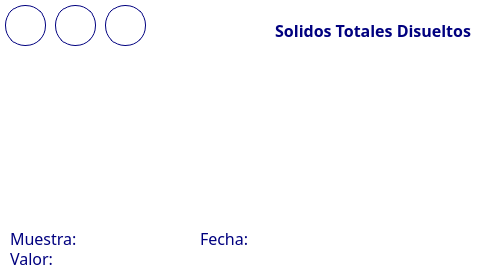
<?xml version="1.0" encoding="UTF-8"?>
<ui version="4.0">
 <class>MainWindow</class>
 <widget class="QMainWindow" name="MainWindow">
  <property name="geometry">
   <rect>
    <x>0</x>
    <y>0</y>
    <width>480</width>
    <height>272</height>
   </rect>
  </property>
  <property name="windowTitle">
   <string>MainWindow</string>
  </property>
  <property name="styleSheet">
   <string notr="true">background-color: white;
font-family: Poppins;</string>
  </property>
  <widget class="QWidget" name="centralwidget">
   <property name="styleSheet">
    <string notr="true">QPushButton {
	height: 40px;
	border-radius: 20px;
	border: 1px solid #00007f;
	background-color: white;
	color: #00007f;
}

QLabel {
	color: #00007f;
}
</string>
   </property>
   <widget class="QWidget" name="graphWidget" native="true">
    <property name="geometry">
     <rect>
      <x>0</x>
      <y>61</y>
      <width>480</width>
      <height>171</height>
     </rect>
    </property>
   </widget>
   <widget class="QPushButton" name="backBtn">
    <property name="geometry">
     <rect>
      <x>5</x>
      <y>5</y>
      <width>41</width>
      <height>41</height>
     </rect>
    </property>
    <property name="styleSheet">
     <string notr="true"/>
    </property>
    <property name="text">
     <string/>
    </property>
   </widget>
   <widget class="QLabel" name="sampleLbl">
    <property name="geometry">
     <rect>
      <x>10</x>
      <y>230</y>
      <width>181</width>
      <height>16</height>
     </rect>
    </property>
    <property name="styleSheet">
     <string notr="true">font-size: 16px;</string>
    </property>
    <property name="text">
     <string>Muestra:</string>
    </property>
   </widget>
   <widget class="QLabel" name="valueLbl">
    <property name="geometry">
     <rect>
      <x>10</x>
      <y>250</y>
      <width>181</width>
      <height>16</height>
     </rect>
    </property>
    <property name="styleSheet">
     <string notr="true">font-size: 16px;</string>
    </property>
    <property name="text">
     <string>Valor:</string>
    </property>
   </widget>
   <widget class="QLabel" name="titleLbl">
    <property name="geometry">
     <rect>
      <x>270</x>
      <y>20</y>
      <width>201</width>
      <height>20</height>
     </rect>
    </property>
    <property name="styleSheet">
     <string notr="true">font-size: 16px;
font-weight: bold;</string>
    </property>
    <property name="text">
     <string>Solidos Totales Disueltos</string>
    </property>
    <property name="alignment">
     <set>Qt::AlignRight|Qt::AlignTrailing|Qt::AlignVCenter</set>
    </property>
   </widget>
   <widget class="QPushButton" name="prevPageBtn">
    <property name="geometry">
     <rect>
      <x>55</x>
      <y>5</y>
      <width>41</width>
      <height>41</height>
     </rect>
    </property>
    <property name="styleSheet">
     <string notr="true"/>
    </property>
    <property name="text">
     <string/>
    </property>
   </widget>
   <widget class="QPushButton" name="nextPageBtn">
    <property name="geometry">
     <rect>
      <x>105</x>
      <y>5</y>
      <width>41</width>
      <height>41</height>
     </rect>
    </property>
    <property name="styleSheet">
     <string notr="true"/>
    </property>
    <property name="text">
     <string/>
    </property>
   </widget>
   <widget class="QLabel" name="dateLbl">
    <property name="geometry">
     <rect>
      <x>200</x>
      <y>230</y>
      <width>271</width>
      <height>16</height>
     </rect>
    </property>
    <property name="styleSheet">
     <string notr="true">font-size: 16px;</string>
    </property>
    <property name="text">
     <string>Fecha:</string>
    </property>
   </widget>
  </widget>
 </widget>
 <resources/>
 <connections/>
</ui>
